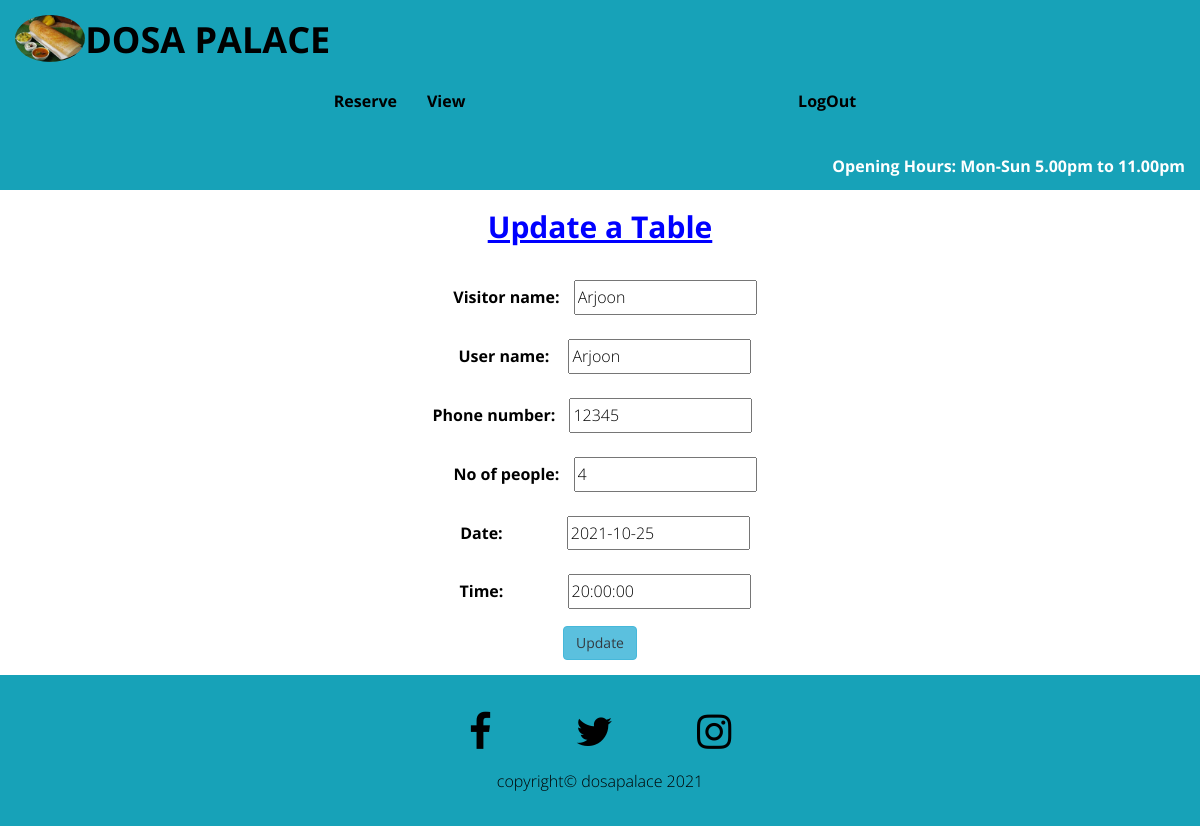
/edit/16 (signed in), run on the app's committed database.
### meals/models.py (models this page shows, shortened)
class Booking(models.Model):
    visitor_name = models.CharField(max_length=50)
    user_name = models.CharField(max_length=50)
    phone_number = models.IntegerField()
    no_of_people = models.IntegerField()
    date = models.DateField()
    time = models.TimeField()

### meals/views.py (the view)
# urls.py: path('edit/<meal_id>', views.edit_reserve, name='edit'),
def edit_reserve(request, meal_id):
    reservation = get_object_or_404(Booking, id=meal_id)
    if request.method == "POST":
        form = ReserveForm(request.POST, instance=reservation)
        if form.is_valid():
            form.save()
            return redirect('view_reserve')
    form = ReserveForm(instance=reservation)
    context = {
            'form': form
        }
    return render(request, 'meals/edit_reserve.html', context)

### meals/forms.py
class ReserveForm(forms.ModelForm):
    class Meta:
        model = Booking
        fields = '__all__'

### meals/templates/meals/edit_reserve.html (shortened to what this page needs)
{% extends "base_user.html" %}
{% load static %}
{% block content %}
<div class="text-center">
<h2 class="contact-us">Update a Table</h2>
<form method="POST" class="form">
  {% if user.is_authenticated %}
  {{ form.as_p }}
  <button type="submit" class="btn btn-info text-dark">Update</button>
  {% endif %}
</form>
</div>
{% endblock %}

### static/css/style.css (style rules this page uses)
html { overflow-x: hidden; }
body { background-color: #fff; font-family: "Open Sans", cursive; font-size: 16px; line-height: 1.8; font-weight: 300; color: #000; }
.contact-us { margin-bottom: 30px; text-decoration: underline; color: blue; font-weight: bold; }
label { margin: 10px; }
#id_user_name { margin-left: 5px; }
#id_phone_number { margin-right: 25px; }
#id_date { margin-left: 50px; }
#id_time { margin-left: 50px; }

### data on the page
Booking: visitor_name "Arjoon", user_name "Arjoon", phone_number "12345", no_of_people "4", date "2021-10-25", time "20:00:00"
